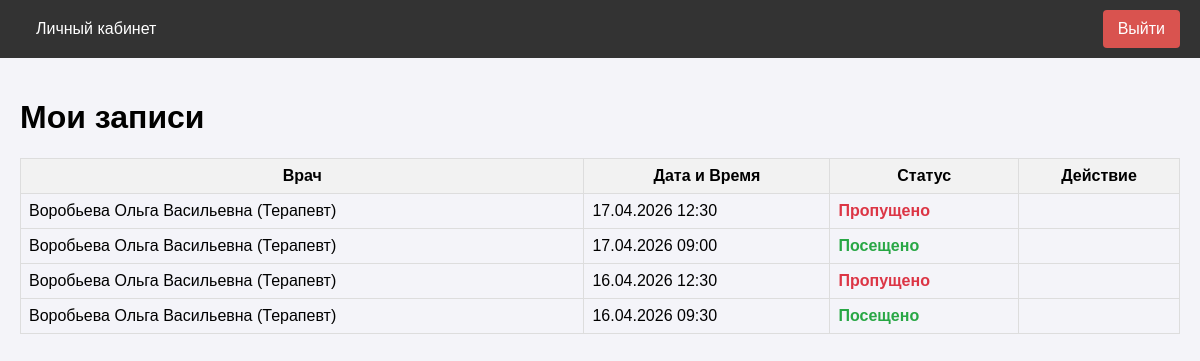
Page /patient/my-appointments (signed in) on the earlier database version.
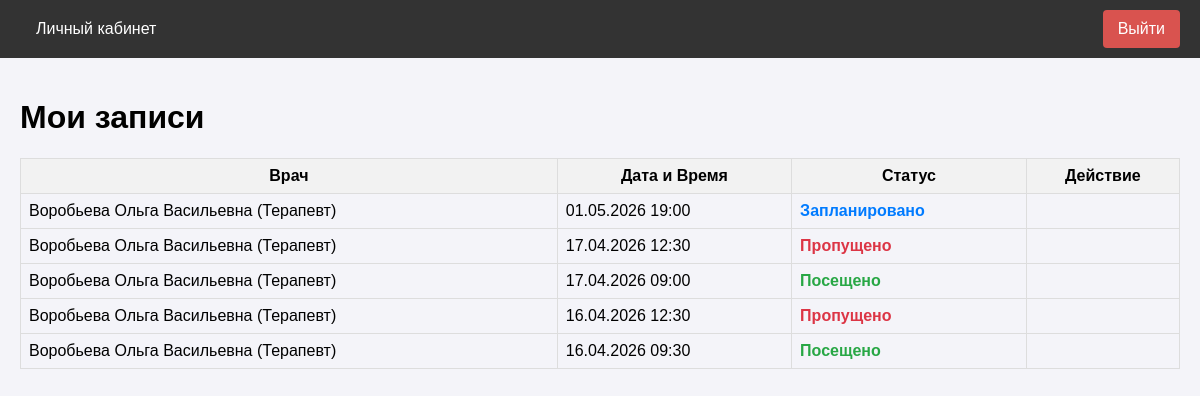
Same page on the later database version.
### app/models.py (models this page shows, shortened)
class Appointment(db.Model):
    __tablename__ = 'appointments'
    id = db.Column(db.Integer, primary_key=True)
    patient_id = db.Column(db.Integer, db.ForeignKey('users.id'), nullable=False)
    doctor_id = db.Column(db.Integer, db.ForeignKey('users.id'), nullable=False)
    slot_id = db.Column(db.Integer, db.ForeignKey('schedule_slots.id'), nullable=False)
    status = db.Column(db.String(20), default='scheduled') # scheduled, completed, cancelled
    created_at = db.Column(db.DateTime, default=datetime.utcnow)
    diagnosis = db.Column(db.Text, nullable=True)
    prescription = db.Column(db.Text, nullable=True)
    @property
    def display_status(self):
        from datetime import datetime
        if self.status == 'cancelled':
            return 'Отменено'
        now = datetime.now()
        if self.slot.start_time > now:
            return 'Запланировано'
        if self.diagnosis or self.prescription:
            return 'Посещено'
        return 'Пропущено'

class User(UserMixin, db.Model):
    __tablename__ = 'users'
    id = db.Column(db.Integer, primary_key=True)
    username = db.Column(db.String(64), index=True, unique=True)
    email = db.Column(db.String(120), index=True, unique=True)
    phone = db.Column(db.String(20), index=True, unique=True)
    password_hash = db.Column(db.String(256))
    role = db.Column(db.String(20), index=True, default='patient')
    specialty = db.Column(db.String(100), nullable=True) # Для врача
    office_number = db.Column(db.String(10), nullable=True) # Для врача
    oms_number = db.Column(db.String(20), nullable=True) # Для пациента
    created_at = db.Column(db.DateTime, default=datetime.utcnow)
    appointments_as_patient = db.relationship('Appointment', foreign_keys='Appointment.patient_id', backref='patient', lazy='dynamic')
    appointments_as_doctor = db.relationship('Appointment', foreign_keys='Appointment.doctor_id', backref='doctor', lazy='dynamic')
    schedule_slots = db.relationship('ScheduleSlot', backref='doctor', lazy='dynamic')
    action_logs = db.relationship('ActionLog', backref='user', lazy='dynamic')

class ScheduleSlot(db.Model):
    __tablename__ = 'schedule_slots'
    id = db.Column(db.Integer, primary_key=True)
    doctor_id = db.Column(db.Integer, db.ForeignKey('users.id'), nullable=False)
    start_time = db.Column(db.DateTime, nullable=False, index=True)
    end_time = db.Column(db.DateTime, nullable=False)
    is_available = db.Column(db.Boolean, default=True) # True - свободно, False - занято/отменено
    appointment = db.relationship('Appointment', uselist=False, backref='slot')

### app/patient/routes.py (the view)
@bp.route('/my-appointments')
@login_required
@role_required('patient')
def my_appointments():
    appointments = Appointment.query\
        .join(ScheduleSlot, Appointment.slot_id == ScheduleSlot.id)\
        .filter(Appointment.patient_id == current_user.id)\
        .order_by(ScheduleSlot.start_time.desc())\
        .all()
    return render_template('patient/my_appointments.html', title='Мои записи', appointments=appointments)

### app/models.py (called while the page is built)
@login_manager.user_loader
def load_user(user_id):
    return User.query.get(int(user_id))

### app/utils.py (called while the page is built)
def role_required(role):
    def decorator(f):
        @wraps(f)
        def decorated_function(*args, **kwargs):
            if not current_user.is_authenticated:
                return redirect(url_for('auth.login'))
            if current_user.role != role:
                flash('У вас нет доступа к этой странице.')
                return redirect(url_for('main.index'))
            return f(*args, **kwargs)
        return decorated_function
    return decorator

### app/templates/patient/my_appointments.html (shortened to what this page needs)
{% extends "base.html" %}
{% block content %}
<h1>Мои записи</h1>
<table style="width: 100%; border-collapse: collapse; margin-top: 20px;">
    <tr style="background-color: #f2f2f2;">
        <th style="border: 1px solid #ddd; padding: 8px;">Врач</th>
        <th style="border: 1px solid #ddd; padding: 8px;">Дата и Время</th>
        <th style="border: 1px solid #ddd; padding: 8px;">Статус</th>
        <th style="border: 1px solid #ddd; padding: 8px;">Действие</th>
    </tr>
    {% for appt in appointments %}
    <tr>
        <td style="border: 1px solid #ddd; padding: 8px;">{{ appt.doctor.username }} ({{ appt.doctor.specialty }})</td>
        <td style="border: 1px solid #ddd; padding: 8px;">{{ appt.slot.start_time.strftime('%d.%m.%Y %H:%M') }}</td>
        <td style="border: 1px solid #ddd; padding: 8px; font-weight: bold; color:
            {% if appt.display_status == 'Запланировано' %}#007bff
            {% elif appt.display_status == 'Посещено' %}#28a745
            {% elif appt.display_status == 'Пропущено' %}#dc3545
            {% else %}#6c757d{% endif %};">
            {{ appt.display_status }}
        </td>
        <td style="border: 1px solid #ddd; padding: 8px;">
        </td>
    </tr>
    {% else %}
    <tr>
        <td colspan="4" style="border: 1px solid #ddd; padding: 8px;">У вас нет активных записей.</td>
    </tr>
    {% endfor %}
</table>
{% endblock %}

Differences in the rows shown:
added Appointment: doctor.username "Воробьева Ольга Васильевна", doctor.specialty "Терапевт", slot.start_time "01.05.2026 19:00", display_status "Запланировано"
